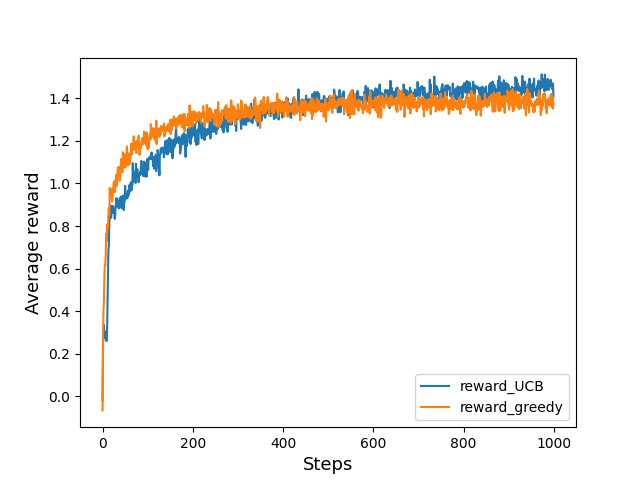

This figure's Python source:
import numpy as np
import matplotlib.pyplot as plt
import os

os.environ["KMP_DUPLICATE_LIB_OK"] = "TRUE"


class bandit_setting(object):

    def __init__(self, number_arms, mean, variance):
        self.number_arms = number_arms
        self.mean = mean
        self.variance = variance
        self.action_value_set = np.zeros(self.number_arms)
        self.optim = 0
        self.reset()

    # Reset and a new game
    def reset(self):
        # randomly generated action_value_set
        self.action_value_set = np.random.normal(self.mean, self.variance, self.number_arms)
        # choose the action for max action_value
        self.optim = np.argmax(self.action_value_set)


class Agent(object):
    def __init__(self, number_arms, Epsilon):

        self.number_arms = number_arms
        self.Epsilon = Epsilon

        self.timeStep = 0
        self.lastAction = 0

        self.Action_times = np.zeros(self.number_arms)  # number of times a taken prior to t
        self.Sum_rewards = np.zeros(self.number_arms)  # Sum of rewards when a taken prior to t
        self.Q_t_a = np.zeros(self.number_arms)  # Q_t_a is the estimate value by averaging

    def choose_action(self):
        ep_rand = np.random.random()
        if ep_rand < self.Epsilon:
            a_out = np.random.choice(len(self.Q_t_a))  # random action
        else:
            maxAction = np.argmax(self.Q_t_a)  # Choose optim action
            # print(maxAction)
            # identify the corresponding action, as array containing only actions with max
            action = np.where(self.Q_t_a == maxAction)[0]
            # print(action)
            if len(action) == 0:
                a_out = maxAction
            else:
                a_out = np.random.choice(action)
        self.lastAction = a_out

        return a_out

    def calculate_Q_t_a(self, reward):

        self.Action_times[self.lastAction] += 1
        self.Sum_rewards[self.lastAction] += reward

        self.Q_t_a[self.lastAction] = self.Sum_rewards[self.lastAction] / self.Action_times[self.lastAction]

        self.timeStep += 1

    def reset(self):
        self.timeStep = 0  # Time Step t
        self.lastAction = 0  # Store last action

        self.Action_times[:] = 0  # number of times a taken prior to t
        self.Sum_rewards[:] = 0  # Sum of rewards when a taken prior to t
        if self.Epsilon <= 0.0:
            self.Q_t_a[:] = 5  # for optimistic_agent + 5
        else:
            self.Q_t_a[:] = 0  # Q_t_a is the estimate value by averaging


class UCB_Agent(object):
    def __init__(self, number_arms, c):
        self.timeStep = 0
        self.Q_t_a = np.zeros(number_arms)  # Q_t_a is the estimate value by averaging
        self.Action_times = np.zeros(number_arms)  # number of times a taken prior to t
        self.Sum_rewards = np.zeros(number_arms)  # Sum of rewards when a taken prior to t
        self.c = c
        self.lastAction = 0

    def choose_action(self):
        self.timeStep += 1
        # Pick the best one with consideration of upper confidence bounds.
        a_out = np.argmax(self.Q_t_a + self.c * np.sqrt(2 * np.log(self.timeStep) / (1 + self.Action_times))) # Avoid divide 0

        self.lastAction = a_out

        return a_out

    def calculate_Q_t_a(self, reward):
        self.Action_times[self.lastAction] += 1
        self.Sum_rewards[self.lastAction] += reward
        self.Q_t_a[self.lastAction] = self.Q_t_a[self.lastAction] + 1 / self.Action_times[self.lastAction] * (
                    reward - self.Q_t_a[self.lastAction])

        self.timeStep += 1

    def reset(self):
        self.timeStep = 0  # Time Step t
        self.lastAction = 0  # Store last action

        self.Action_times[:] = 0  # number of times a taken prior to t
        self.Sum_rewards[:] = 0  # Sum of rewards when a taken prior to t
        self.Q_t_a[:] = 0


number_arms = 10
iter_ = 2000
time_steps = 1000

bandit_ = bandit_setting(number_arms, mean=0, variance=1)
greedy_agent = Agent(number_arms, Epsilon=0.1)
USD_agent = UCB_Agent(number_arms, c=2)

reward_UCB = np.zeros(time_steps)
reward_greedy = np.zeros(time_steps)

for i in range(iter_):
    bandit_.reset()
    greedy_agent.reset()
    USD_agent.reset()
    g_reward = 0
    o_reward = 0

    for j in range(time_steps):
        a = USD_agent.choose_action()
        reward_temp = np.random.normal(bandit_.action_value_set[a], scale=1)
        USD_agent.calculate_Q_t_a(reward=reward_temp)
        reward_UCB[j] += reward_temp

        a = greedy_agent.choose_action()
        reward_temp = np.random.normal(bandit_.action_value_set[a], scale=1)
        greedy_agent.calculate_Q_t_a(reward=reward_temp)
        reward_greedy[j] += reward_temp

for i in range(time_steps):
    reward_UCB[i] = reward_UCB[i] / iter_
    reward_greedy[i] = reward_greedy[i] / iter_

time_array = np.arange(0, time_steps, 1)

plt.plot(time_array, reward_UCB)
plt.plot(time_array, reward_greedy)
plt.xlabel("Steps", fontsize=13)
plt.ylabel("Average reward", fontsize=13)
plt.legend(["reward_UCB", "reward_greedy"], loc=4)
plt.show()

# end of iter_
